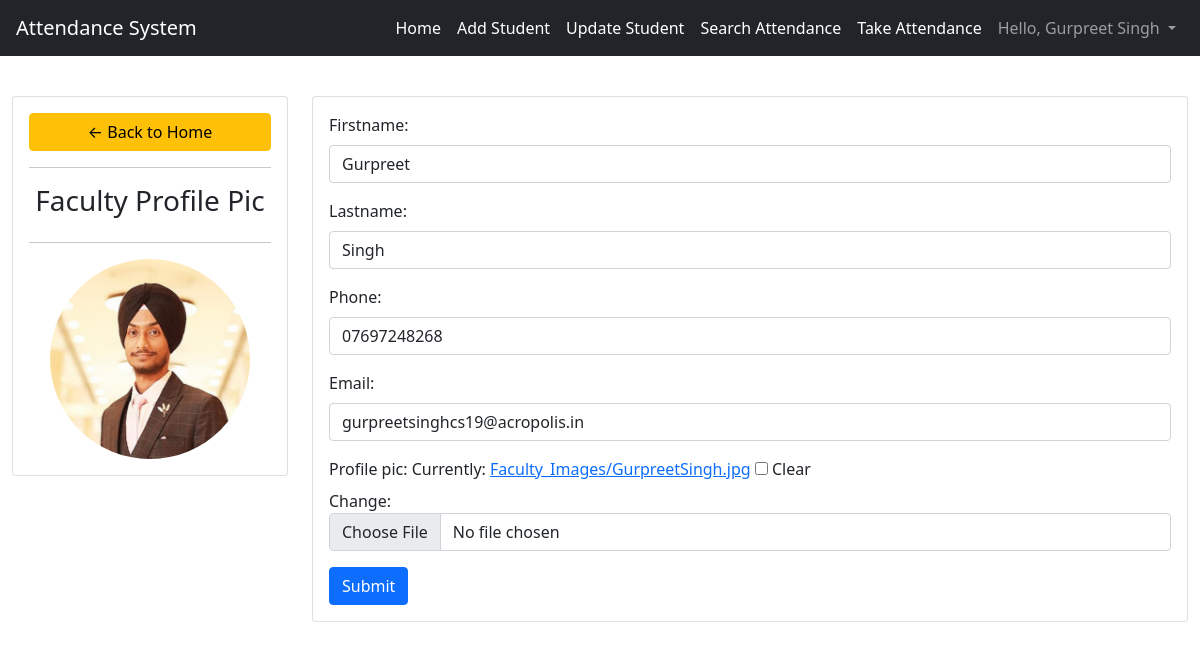
/account/ (signed in), run on the app's committed database.
### attendence_sys/models.py (models this page shows)
class Faculty(models.Model):
    user = models.OneToOneField(User, null = True, blank = True, on_delete= models.CASCADE)
    firstname = models.CharField(max_length=200, null=True, blank=True)
    lastname = models.CharField(max_length=200, null=True, blank=True)
    phone = models.CharField(max_length=200, null=True)
    email = models.CharField(max_length=200, null=True)
    profile_pic = models.ImageField(upload_to=user_directory_path ,null=True, blank=True)
    def __str__(self):
        return str(self.firstname + " " + self.lastname)

### attendence_sys/views.py (the view)
# urls.py: path('account/', views.facultyProfile, name='account'),
def facultyProfile(request):
    faculty = request.user.faculty
    form = FacultyForm(instance = faculty)
    context = {'form':form}
    return render(request, 'attendence_sys/facultyForm.html', context)

### attendence_sys/forms.py
class FacultyForm(ModelForm):
    class Meta:
        model = Faculty
        fields = '__all__'
        exclude = ['user']
    def __init__(self, *args, **kwargs):
        super(FacultyForm, self).__init__(*args, **kwargs)
        for visible in self.visible_fields():
            visible.field.widget.attrs['class'] = 'form-control'

### attendence_sys/templates/attendence_sys/facultyForm.html (shortened to what this page needs)
{%  extends 'attendence_sys/main.html' %}
{% block content %}
<br>
<div class="row">
	<div class="col-md-3">
		<div class="card card-body">
			<a class="btn btn-warning" href="/"> &#8592; Back to Home</a>
			<hr>
			<h3 style="text-align: center">Faculty Profile Pic</h3>
			<hr>
			<img class="img-responsive profile-pic" src="{{request.user.faculty.profile_pic.url}}" >
		</div>
	</div>
	<div class="col-md-9">
		<div class="card card-body">
			<form method="POST" action="" enctype="multipart/form-data">
				{{form.as_p}}
			<input class="btn btn-primary" type="submit" name="Update Information">
			</form>
		</div>
	</div>
</div>
{% endblock %}

### attendence_sys/templates/attendence_sys/navbar.html (shortened to what this page needs)
{% load static %}
<nav class="navbar navbar-expand-lg navbar-dark fixed-top bg-dark">
  <a class="navbar-brand" href="/">Attendance System</a>
  <div class="collapse navbar-collapse" id="navbarNav">
    <ul class="navbar-nav ml-auto">
      <li class="nav-item active">
        <a href="/" class="nav-link">Home</a>
      </li>
      <li class="nav-item active">
        <a href="/addstudent" class="nav-link">Add Student</a>
      </li>
      <li class="nav-item active">
        <a href="/updateStudentRedirect" class="nav-link">Update Student</a>
      </li>
      <li class="nav-item active">
        <a href="/searchattendence" class="nav-link">Search Attendance</a>
      </li>
      <li class="nav-item active">
        <a href="/attendence" class="nav-link">Take Attendance</a>
      </li>
      <li class="nav-item dropdown">
        <a class="nav-link dropdown-toggle" href="#" id="navbarDropdown" role="button" data-bs-toggle="dropdown" aria-expanded="false">
          Hello, {{ request.user.faculty }}
        </a>
      </li>
    </ul>
  </div>
</nav>

### attendence_sys/templates/attendence_sys/facultyForm.html (style rules this page uses)
.profile-pic { max-width: 200px; max-height:200px; margin: 0 auto; border-radius: 50%; }

### data on the page
Faculty: firstname "Gurpreet", lastname "Singh", phone "07697248268", email "gurpreetsinghcs19@acropolis.in"

### other printed values
{{ request.user.faculty }} "Gurpreet Singh"
